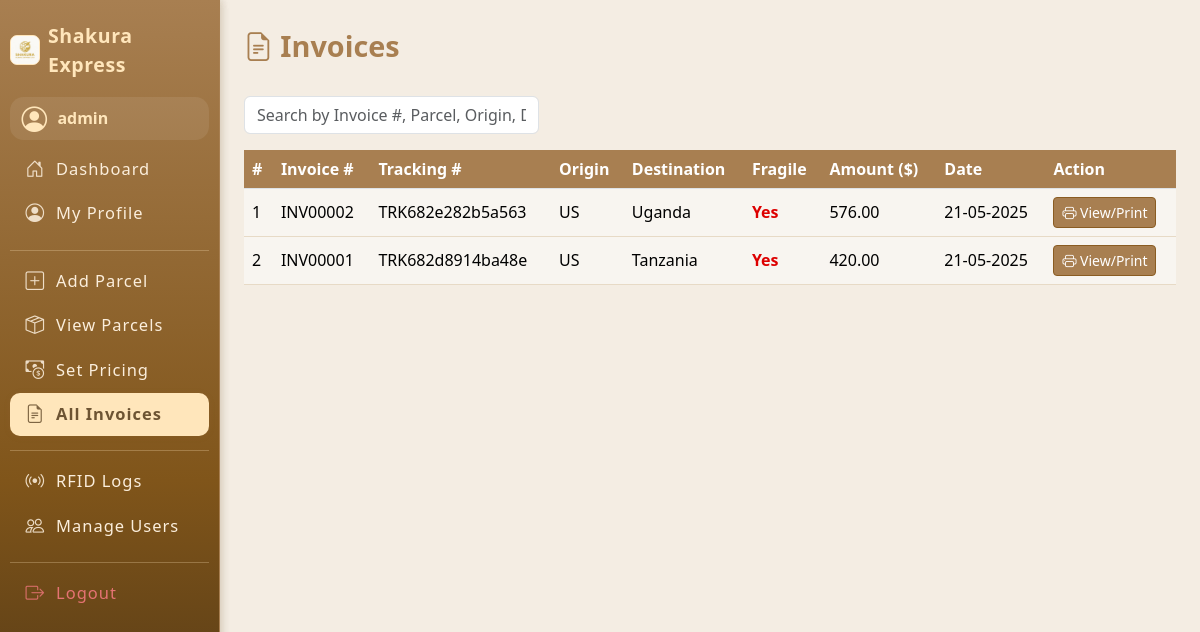
/invoices/view_invoice.php (signed in), run on the app's committed database.
### tables this page shows
CREATE TABLE `users` (
  `id` int(11) NOT NULL AUTO_INCREMENT,
  `username` varchar(50) NOT NULL,
  `password` varchar(255) NOT NULL,
  `email` varchar(100) NOT NULL,
  `role` enum('admin','staff','customer') NOT NULL,
  `full_name` varchar(100) NOT NULL,
  `phone` varchar(20) DEFAULT NULL,
  `created_at` datetime DEFAULT current_timestamp(),
  `address_line1` varchar(255) DEFAULT NULL,
  `address_line2` varchar(255) DEFAULT NULL,
  `city` varchar(100) DEFAULT NULL,
  `country` varchar(100) DEFAULT NULL,
  `zip_code` varchar(20) DEFAULT NULL,
  PRIMARY KEY (`id`),
  UNIQUE KEY `username` (`username`)
);

CREATE TABLE `invoices` (
  `id` int(11) NOT NULL AUTO_INCREMENT,
  `parcel_id` int(11) DEFAULT NULL,
  `invoice_number` varchar(30) DEFAULT NULL,
  `amount` decimal(10,2) DEFAULT NULL,
  `invoice_date` datetime DEFAULT current_timestamp(),
  `pdf_path` varchar(255) DEFAULT NULL,
  PRIMARY KEY (`id`),
  KEY `parcel_id` (`parcel_id`),
  CONSTRAINT `invoices_ibfk_1` FOREIGN KEY (`parcel_id`) REFERENCES `parcels` (`id`)
);

CREATE TABLE `parcels` (
  `id` int(11) NOT NULL AUTO_INCREMENT,
  `tracking_number` varchar(30) NOT NULL,
  `sender_id` int(11) DEFAULT NULL,
  `receiver_name` varchar(100) DEFAULT NULL,
  `receiver_phone` varchar(20) DEFAULT NULL,
  `dispatch_origin` enum('US','UK','China','Dubai','Netherlands') NOT NULL,
  `delivery_country` enum('Kenya','Uganda','Tanzania') NOT NULL,
  `actual_weight` float NOT NULL,
  `length_cm` float NOT NULL,
  `width_cm` float NOT NULL,
  `height_cm` float NOT NULL,
  `volumetric_weight` float NOT NULL,
  `chargeable_weight` float NOT NULL,
  `fragile` enum('Yes','No') DEFAULT 'No',
  `price_per_kg` float NOT NULL,
  `price` decimal(10,2) NOT NULL,
  `assigned_staff` int(11) DEFAULT NULL,
  `status` enum('Label Created','We Have Your Package','On the Way','Out for Delivery','Delivered') NOT NULL DEFAULT 'Label Created',
  `created_at` datetime DEFAULT current_timestamp(),
  `delivered_at` datetime DEFAULT NULL,
  PRIMARY KEY (`id`),
  UNIQUE KEY `tracking_number` (`tracking_number`),
  KEY `sender_id` (`sender_id`),
  KEY `assigned_staff` (`assigned_staff`),
  CONSTRAINT `parcels_ibfk_1` FOREIGN KEY (`sender_id`) REFERENCES `users` (`id`) ON DELETE SET NULL,
  CONSTRAINT `parcels_ibfk_2` FOREIGN KEY (`assigned_staff`) REFERENCES `users` (`id`) ON DELETE SET NULL
);

### invoices/view_invoice.php (the view, shortened to what this page needs)
<?php
include '../includes/db.php';
include '../includes/sidebar.php';
$user_id = $_SESSION['user_id'];
$role = $_SESSION['role'];
if ($role == 'admin') {
    $invoices = $conn->query("SELECT i.*, p.tracking_number, p.dispatch_origin, p.delivery_country, p.fragile
        FROM invoices i
        JOIN parcels p ON i.parcel_id = p.id
        ORDER BY i.invoice_date DESC");
} elseif ($role == 'staff') {
    $invoices = $conn->query("SELECT i.*, p.tracking_number, p.dispatch_origin, p.delivery_country, p.fragile
        FROM invoices i
        JOIN parcels p ON i.parcel_id = p.id
        WHERE p.assigned_staff=$user_id
        ORDER BY i.invoice_date DESC");
} else {
    $invoices = $conn->query("SELECT i.*, p.tracking_number, p.dispatch_origin, p.delivery_country, p.fragile
        FROM invoices i
        JOIN parcels p ON i.parcel_id = p.id
        WHERE p.sender_id=$user_id
        ORDER BY i.invoice_date DESC");
}
?>
<!DOCTYPE html>
<html lang="en">
<head>
    <link rel="stylesheet" href="/assets/css/style.css">
    <link rel="stylesheet" href="https://cdn.jsdelivr.net/npm/bootstrap@5.3.3/dist/css/bootstrap.min.css">
</head>
<body>
<div class="d-flex">
    <?php include '../includes/sidebar.php'; ?>
    <div class="container-fluid p-4">
        <div class="invoice-header"><i class="bi bi-file-earmark-text"></i> Invoices</div>
        <div class="row search-bar">
            <div class="col-md-4">
                <input type="text" id="searchInput" class="form-control" placeholder="Search by Invoice #, Parcel, Origin, Destination...">
            </div>
        </div>
        <div class="table-responsive">
        <table class="table table-brown align-middle" id="invoiceTable">
            <thead>
                <tr>
                    <th>#</th>
                    <th>Invoice #</th>
                    <th>Tracking #</th>
                    <th>Origin</th>
                    <th>Destination</th>
                    <th>Fragile</th>
                    <th>Amount ($)</th>
                    <th>Date</th>
                    <th>Action</th>
                </tr>
            </thead>
            <tbody>
                <?php
                $rownum = 1;
                while($i = $invoices->fetch_assoc()):
                    $fragile = ($i['fragile'] == 1 || strtolower($i['fragile']) === 'yes');
                ?>
                <tr>
                    <td><?= $rownum++; ?></td>
                    <td><?= htmlspecialchars($i['invoice_number']) ?></td>
                    <td><?= htmlspecialchars($i['tracking_number']) ?></td>
                    <td><?= htmlspecialchars($i['dispatch_origin']) ?></td>
                    <td><?= htmlspecialchars($i['delivery_country']) ?></td>
                    <td>
                        <?php if ($fragile): ?>
                            <span class="fragile-yes">Yes</span>
                        <?php else: ?>
                            <span class="fragile-no">No</span>
                        <?php endif; ?>
                    </td>
                    <td><?= number_format($i['amount'],2) ?></td>
                    <td><?= date('d-m-Y', strtotime($i['invoice_date'] ?? $i['created_at'] ?? '')) ?></td>
                    <td>
                        <a href="generate_invoice.php?parcel_id=<?= $i['parcel_id'] ?>" class="btn btn-sm btn-brown" target="_blank">
                            <i class="bi bi-printer"></i> View/Print
                        </a>
                    </td>
                </tr>
                <?php endwhile; ?>
            </tbody>
        </table>
        </div>
    </div>
</div>
</body>
</html>

### includes/sidebar.php (shortened to what this page needs)
<?php
$role = $_SESSION['role'];
$user_id = $_SESSION['user_id'] ?? null;
require_once '../includes/db.php';
$user_name = '';
if ($user_id) {
    $user_res = $conn->query("SELECT username FROM users WHERE id=$user_id");
    if ($user_res && $user_res->num_rows) {
        $u = $user_res->fetch_assoc();
        $user_name = htmlspecialchars($u['username']);
    }
}
?>
<head>
    <link rel="stylesheet" href="https://cdn.jsdelivr.net/npm/bootstrap-icons@1.11.3/font/bootstrap-icons.min.css">
    <link rel="stylesheet" href="../assets/css/style.css">
</head>
<nav class="sidebar">
    <div class="sidebar-brand">
        <img src="../assets/images/logo.jpeg" width="30" alt="Logo" style="border-radius:7px; background:#fff6eb; border:1.3px solid #ffe6bb;">
        <span>Shakura Express</span>
    </div>
    <div class="user-mini-profile mb-2">
        <i class="bi bi-person-circle"></i>
        <div class="user-details">
            <span><?= $user_name ?: ucfirst($role) ?></span>
        </div>
    </div>
    <ul class="nav flex-column">
        <?php if($role=='admin'): ?>
            <li><a href="../dashboards/admin_dashboard.php" class="nav-link<?=strpos($_SERVER['PHP_SELF'],'admin_dashboard.php')!==false?' active':''?>"><i class="bi bi-house-door"></i> Dashboard</a></li>
            <li><a href="../users/profile.php" class="nav-link<?=strpos($_SERVER['PHP_SELF'],'profile.php')!==false?' active':''?>"><i class="bi bi-person-circle"></i> My Profile</a></li>
            <hr>
            <li><a href="../parcels/add_parcel.php" class="nav-link<?=strpos($_SERVER['PHP_SELF'],'add_parcel.php')!==false?' active':''?>"><i class="bi bi-plus-square"></i> Add Parcel</a></li>
            <li><a href="../parcels/view_parcel.php" class="nav-link<?=strpos($_SERVER['PHP_SELF'],'view_parcel.php')!==false?' active':''?>"><i class="bi bi-box-seam"></i> View Parcels</a></li>
            <li><a href="../pricing/set_pricing.php" class="nav-link<?=strpos($_SERVER['PHP_SELF'],'set_pricing.php')!==false?' active':''?>"><i class="bi bi-cash-coin"></i> Set Pricing</a></li>
            <li><a href="../invoices/view_invoice.php" class="nav-link<?=strpos($_SERVER['PHP_SELF'],'view_invoice.php')!==false?' active':''?>"><i class="bi bi-file-earmark-text"></i> All Invoices</a></li>
            <hr>
            <li><a href="../rfid/logs.php" class="nav-link<?=strpos($_SERVER['PHP_SELF'],'logs.php')!==false?' active':''?>"><i class="bi bi-broadcast"></i> RFID Logs</a></li>
            <li><a href="../users/manage.php" class="nav-link<?=strpos($_SERVER['PHP_SELF'],'manage.php')!==false?' active':''?>"><i class="bi bi-people"></i> Manage Users</a></li>
        <?php endif; ?>
        <hr>
        <li><a href="../auth/logout.php" class="nav-link text-danger"><i class="bi bi-box-arrow-right"></i> Logout</a></li>
    </ul>
</nav>

### assets/css/style.css (style rules this page uses)
body { background-color: #f4ede3; }
.sidebar { min-width: 220px; }
.sidebar .nav-link.active, .sidebar .nav-link:hover { background: #a87f51; }
.btn-brown { background: #a87f51; color: white; }
.table-brown th { background: #a87f51; color: white; }
.table-brown td { background: #f8f5f0; }
.sidebar { position: fixed; top: 0; left: 0; height: 100vh; width: 220px; background: linear-gradient(180deg, #a87f51 0%, #80551a 60%, #4b3415 100%); color: #fff; padding: 1.3rem 0.6rem 1rem 0.6rem; z-index: 1000; border-right: 1px solid #a87f51; box-shadow: 1px 0 9px rgba(108,78,42,0.15); display: flex; flex-direction: column; font-size: 1.01rem; min-height: 0; max-height: 100vh; overflow-y: auto; }
.sidebar-brand { font-size: 1.22rem; font-weight: 700; letter-spacing: .6px; margin-bottom: 1.1rem; color: #ffe6bb; display: flex; align-items:center; gap: 0.52rem; }
.sidebar .user-mini-profile { background: rgba(255,255,255,0.08); border-radius: .85rem; padding: .6rem .75rem .5rem .75rem; margin-bottom: 1.28rem; font-size: .96rem; display: flex; align-items: center; gap: 0.64rem; }
.sidebar .user-mini-profile .bi-person-circle { font-size: 1.6rem; color: #ffe6bb; }
.sidebar .user-mini-profile .user-details span { display: block; color: #ffe6bb; font-weight: 600; margin-bottom: 0; font-size: 1.04em; }
.sidebar .nav { flex: 1 1 auto; margin-bottom: 1.2rem; }
.sidebar .nav-link { color: #fbeedc; margin-bottom: .11rem; padding: .56rem 1rem; font-size: 1.03rem; border-radius: .62rem; display: flex; align-items: center; gap: .68rem; transition: background .14s, color .13s; font-weight: 500; letter-spacing: .06em; }
.sidebar .nav-link.active, .sidebar .nav-link:hover, .sidebar .nav-link:focus { color: #6d5433 !important; background: #ffe6bb !important; font-weight: 600; box-shadow: 0 1px 7px rgba(168,127,81,0.09); }
.sidebar .nav-link .bi { font-size: 1.13em; opacity: 0.88; }
.sidebar .nav-link.text-danger { color: #e57373 !important; }
.sidebar hr { border-color: #ffe6bb; opacity: 0.27; margin: 13px 0 9px 0; }
body { margin-left: 220px !important; }

### invoices/view_invoice.php (style rules this page uses)
body { background: #fcf6ed; }
.table-brown thead { background: #a87f51; color: #fff; }
.table-brown tbody tr { border-bottom: 1.5px solid #e7dac6; }
.btn-brown { background: #a87f51; color: #fff; border: 1px solid #8a5c22; }
.invoice-header { color: #a87f51; font-weight: 700; font-size:1.8em; margin-bottom:1em; }
.search-bar { margin-bottom: 1em; }
.fragile-yes { color: #d00; font-weight: bold; }

### data on the page
users: username "admin admin"
invoices: invoice_number "INV00002", parcel.tracking_number "TRK682e282b5a563", parcel.dispatch_origin "US", parcel.delivery_country "Uganda", amount "576.00", invoice_date "21-05-2025"
invoices: invoice_number "INV00001", parcel.tracking_number "TRK682d8914ba48e", parcel.dispatch_origin "US", parcel.delivery_country "Tanzania", amount "420.00", invoice_date "21-05-2025"
